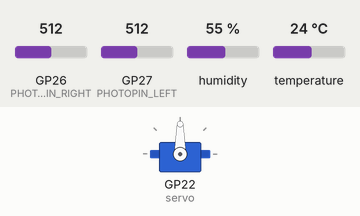
A sketch run on a simulated Raspberry Pi Pico. On the bench: servo. Inputs (shaded band) come from the test bench; at power-on: GP26 (PHOTOPIN_RIGHT) = 512, GP27 (PHOTOPIN_LEFT) = 512, humidity 55 %, temperature 24 °C.

Above: at 1.3 s.
1.4 s: GP26 (PHOTOPIN_RIGHT) set to 716
At 2.0 s:
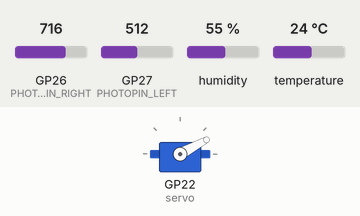
3.0 s: GP27 (PHOTOPIN_LEFT) set to 306
At 4.2 s:
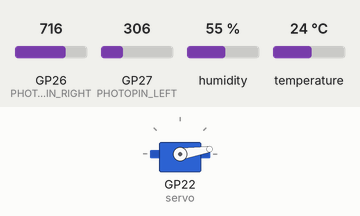
4.5 s: GP26 (PHOTOPIN_RIGHT) set to 30
At 5.3 s:
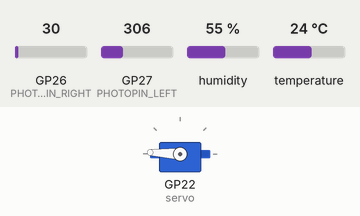
6.0 s: GP26 (PHOTOPIN_RIGHT) set to 306
At 6.4 s:
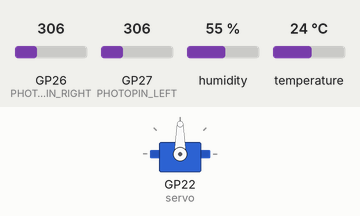
Timing chart, 0 to 8.6 s (numbered marks = the images above; inputs shaded):
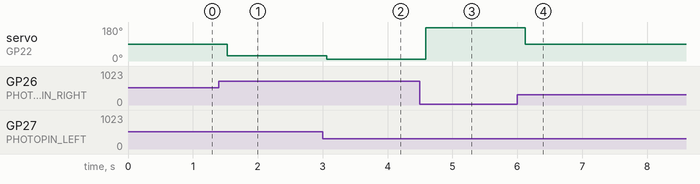

The sketch:

main.ino
```cpp
#include <DHT.h>
#include <Servo.h>

#define DHTPIN 20
#define PHOTOPIN_LEFT 27
#define PHOTOPIN_RIGHT 26
#define DHTTYPE DHT22

const float GAMMA = 0.7;
const float RL10 = 50;

int position = 90;

DHT dht(DHTPIN, DHTTYPE);
Servo servo;

void setup()
{
    Serial1.begin(115200);
    dht.begin();
    servo.attach(22);
    servo.write(position);
}

void loop()
{
    float h = dht.readHumidity();
    float t = dht.readTemperature();

    int analogValueLeft = analogRead(PHOTOPIN_LEFT);
    int analogValueRight = analogRead(PHOTOPIN_RIGHT);
    float voltageLeft = analogValueLeft * (5.0 / 1024.0);
    float voltageRight = analogValueRight * (5.0 / 1024.0);
    float resistanceLeft = 2000 * voltageLeft / (1 - voltageLeft / 5);
    float resistanceRight = 2000 * voltageRight / (1 - voltageRight / 5);
    float luxLeft = powf(RL10 * 1e3 * powf(10, GAMMA) / resistanceLeft, (1 / GAMMA));
    float luxRight = powf(RL10 * 1e3 * powf(10, GAMMA) / resistanceRight, (1 / GAMMA));

    float luxDifference = luxRight - luxLeft;

    // 差を0から180の範囲にマッピングする
    if (luxDifference > 0)
    {
        position = map(luxDifference, 0, luxRight, 90, 180);
    }
    else
    {
        position = map(-luxDifference, 0, luxLeft, 90, 0);
    }

    position = constrain(position, 0, 180);

    servo.write(position);

    // デバッグ情報
    Serial1.print("左光センサーの値: ");
    Serial1.print(analogValueLeft);
    Serial1.print("\t左光量: ");
    Serial1.print(luxLeft);
    Serial1.print(" lux\t");

    Serial1.print("右光センサーの値: ");
    Serial1.print(analogValueRight);
    Serial1.print("\t右光量: ");
    Serial1.print(luxRight);
    Serial1.print(" lux\t");

    Serial1.print("サーボ位置: ");
    Serial1.println(position);

    if (isnan(h) || isnan(t))
    {
        Serial1.println("失敗っ！！！");
        return;
    }

    Serial1.println("湿度: " + String(h) + " %\t" + "温度: " + String(t) + " *C");

    delay(500);
}
```

Measured:
- after the input at 1.4 s, servo on GP22 (servo): 90° → 28° after 0.13 s
- after the input at 3.0 s, servo on GP22 (servo): 28° → 9° after 0.06 s
- after the input at 4.5 s, servo on GP22 (servo): 9° → 177° after 0.09 s
- after the input at 6.0 s, servo on GP22 (servo): 177° → 90° after 0.12 s
